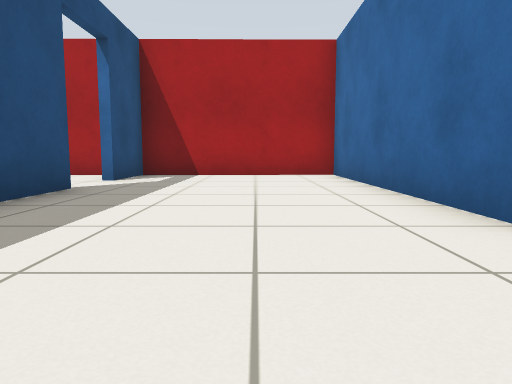
view 1 (above)

12 first-person views from a walk through a robot-simulator world made for Gazebo. The camera is 0.5 m above the floor, tilts 6° down and sees 70° across. The floor is counted in squares, 1 m on a side. Each view is taken from the middle of a square. On the plan, view 1 faces up. The plan holds only what a view shows up to about 9 squares ahead; the rest is blank.

view 2
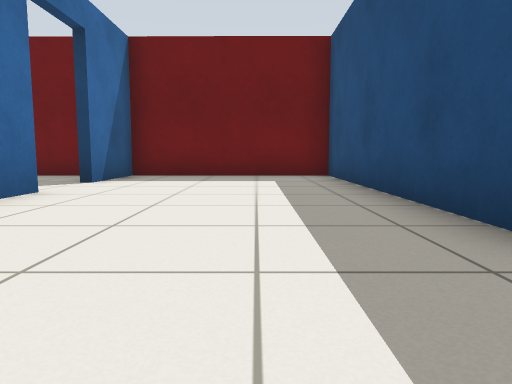

view 3
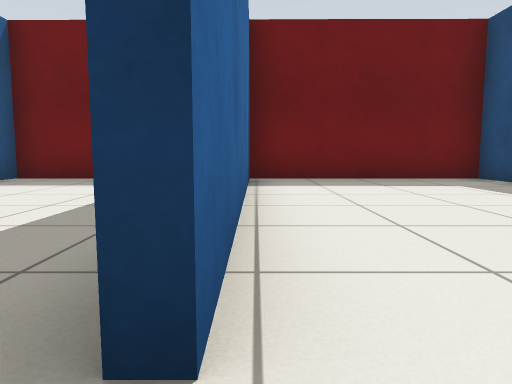

view 4
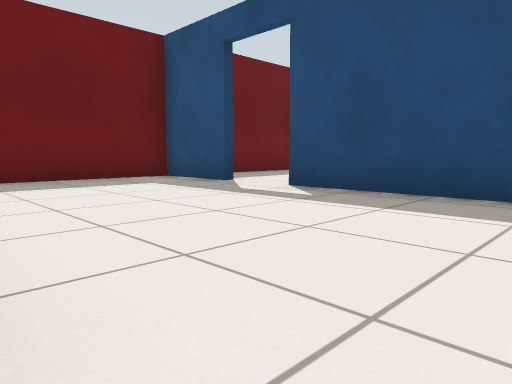

view 5
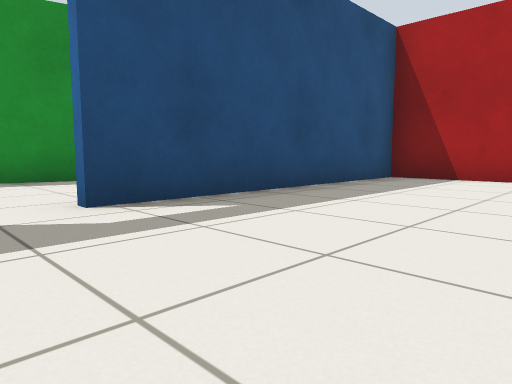

view 6
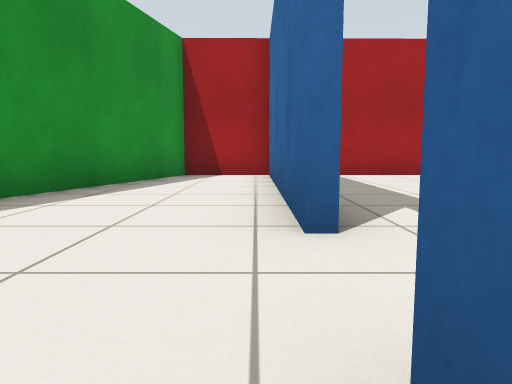

view 7
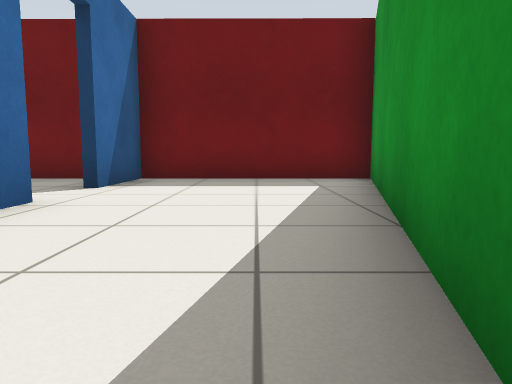

view 8
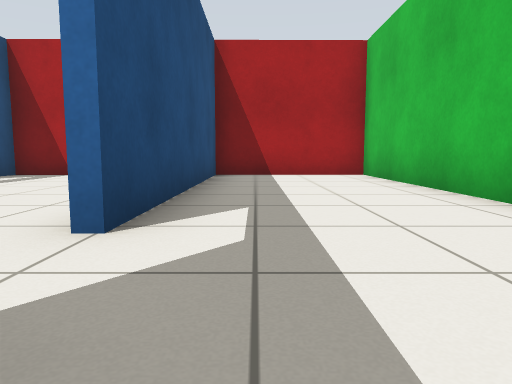

view 9
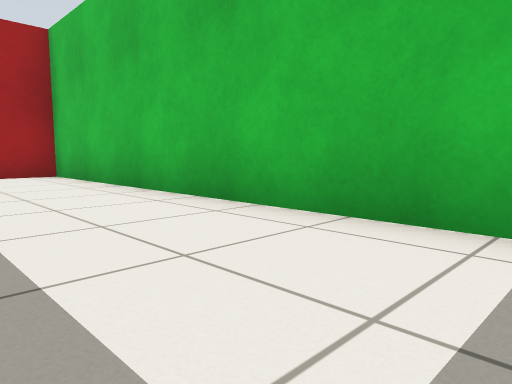

view 10
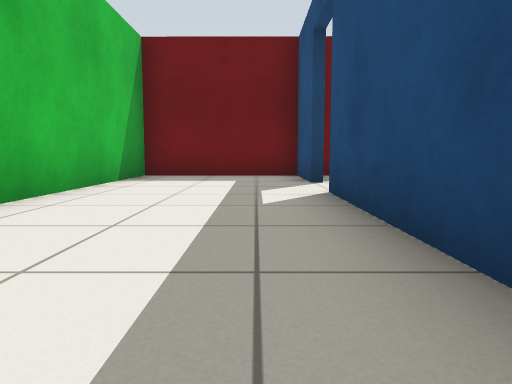

view 11
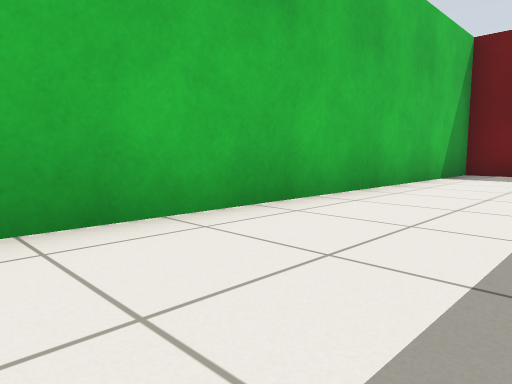

view 12
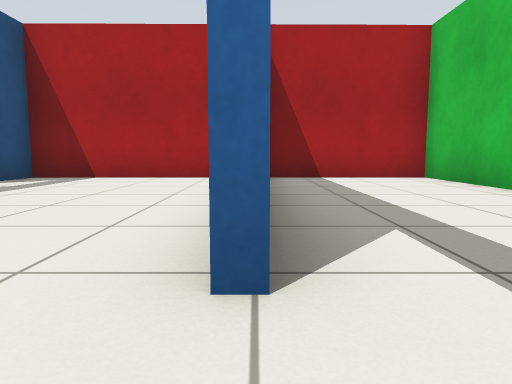

### Floor plan
Points are (right, up) in squares from view 1. A wall is a line through its corners. A room is listed if a view was taken in it or the views show most of it. See-through windows are left out.
Room 1 (views 1, 2, 3, 4)
walls: (-2.7, 5.3) (-2.7, -1.4) (1.9, -1.4); (1.8, 2.2) (1.8, 8.8); (1.9, 8.7) (-2.7, 8.6) (-2.7, 6.8); (1.8, -1.5) (1.8, 0.8)
ways out: opening at (-3, 6) to room 2; opening at (2, 1.5) to room 4
Room 2 (view 5)
walls: (-7.5, 0.7) (-7.5, -1.4); (-7.1, -1.4) (-2.9, -1.4) (-2.9, 5.3); (-3.6, 8.6) (-7, 8.5); (-7.5, 8.6) (-7.5, 2.2)
ways out: opening at (-3, 6) to room 1; opening at (-7, 1.5) to room 3
Room 3 (views 6, 7)
walls: (-7.7, 2.3) (-7.7, 6.4); (-7.7, -1.4) (-7.7, 0.8); (-12.3, -1.3) (-7.1, -1.4); (-7, 8.5) (-9.7, 8.5) (-12.4, -1.6)
ways out: opening at (-7, 1.5) to room 2
Room 4 (views 8, 9, 10, 11, 12)
walls: (2, 0.8) (2, -1.5); (1.9, -1.4) (5.6, -1.4) (5.6, 8.7) (1.9, 8.7); (2, 8.8) (2, 2.2)
ways out: opening at (2, 1.5) to room 1

Where each view was taken, in squares from view 1:
view 1: 0 up, 0 right, facing up
view 2: 7 up, 1 left, facing down
view 3: 6 up, 3 left, facing down
view 4: 6 up, 3 left, facing down-left
view 5: 1 up, 4 left, facing up-left
view 6: 0 up, 8 left, facing up
view 7: 6 up, 10 left, facing down
view 8: 0 up, 3 right, facing up
view 9: 0 up, 3 right, facing up-right
view 10: 7 up, 3 right, facing down
view 11: 8 up, 3 right, facing down-right
view 12: 1 up, 2 right, facing up
